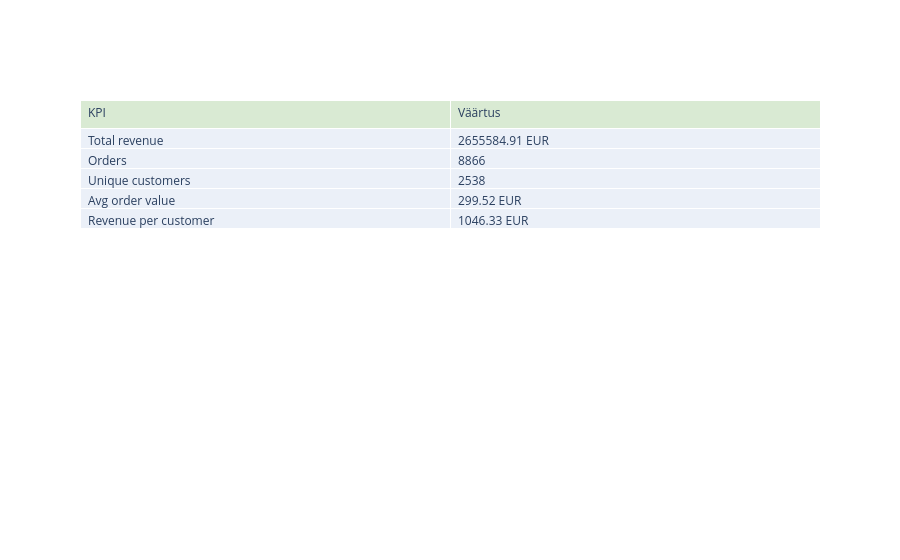
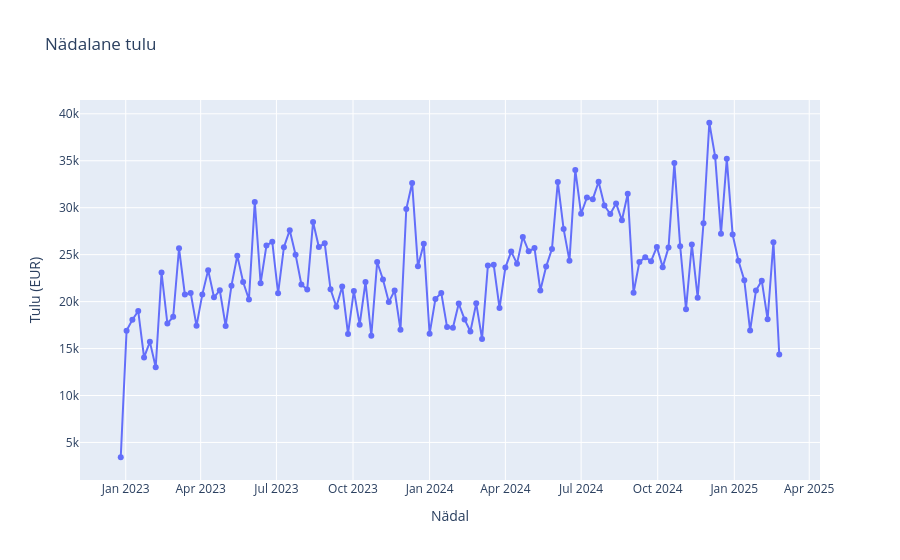

The code cell stored with these charts, in order, in its notebook:
### Markdown cell above
## Roll C: Visualization + Saving - diagrammid ja ekspordid

Roll C loob juhendis nõutud Plotly väljundid: nädalase tulu joondiagrammi ja KPI kokkuvõtte. Lisaks loome RFM segmentide ja Top 10 klientide visuaalid ning salvestame CSV/HTML failid ajatempliga failinimedega.

### Code cell
# 1. KPI KOKKUVÕTE
# Võtame KPI dict'i väärtused eraldi muutujasse, et tabeli koostamine oleks notebookis nähtav.
kpis = results['kpis']

# Paneme KPI nimetused ja väärtused kahte nimekirja, sest Plotly Table ootab veergude kaupa andmeid.
kpi_labels = [
    'Total revenue',
    'Orders',
    'Unique customers',
    'Avg order value',
    'Revenue per customer',
]

kpi_values = [
    f"{kpis['total_revenue']:.2f} EUR",
    kpis['orders'],
    kpis['unique_customers'],
    f"{kpis['avg_order_value']:.2f} EUR",
    f"{kpis['revenue_per_customer']:.2f} EUR",
]

# Loome Plotly tabeli, kus vasakul on KPI nimi ja paremal arvutatud väärtus.
kpi_fig = go.Figure(
    data=[
        go.Table(
            header={'values': ['KPI', 'Väärtus'], 'fill_color': '#d9ead3', 'align': 'left'},
            cells={'values': [kpi_labels, kpi_values], 'align': 'left'},
        )
    ]
)

kpi_fig.show()

# 2. NÄDALASE TULU GRAAFIK
# Võtame nädalased koondnäitajad eraldi DataFrame'i, et graafiku sisend oleks selgelt näha.
weekly = results['weekly']

# Loome joondiagrammi: x-teljel on nädal, y-teljel nädala kogutulu.
weekly_fig = px.line(
    weekly,
    x='week',
    y='revenue',
    markers=True,
    title='Nädalane tulu',
    labels={'week': 'Nädal', 'revenue': 'Tulu (EUR)'},
    custom_data=['week_label', 'orders', 'unique_customers'],
)

# Lisame hover-teksti, et graafikul oleks näha nädal, tulu, tellimused ja unikaalsed kliendid.
weekly_fig.update_traces(
    hovertemplate=(
        'Nädal=%{customdata[0]}<br>'
        'Tulu (EUR)=%{y:.2f}<br>'
        'Tellimusi=%{customdata[1]}<br>'
        'Unikaalseid kliente=%{customdata[2]}<extra></extra>'
    )
)

weekly_fig.show()
